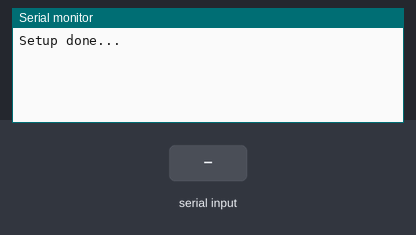
Simulated run of this program. Board: ESP32. On the bench: the last lines printed to the serial monitor. The test bench sets the inputs (shaded band).

Above: at 1.7 s.
1.8 s: "1" received over Serial
At 3.0 s:
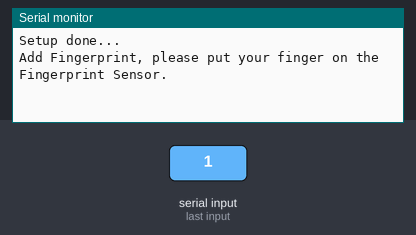
3.3 s: "1" received over the second serial link
At 4.0 s:
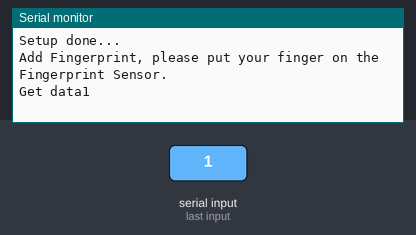
4.8 s: "0" received over the second serial link
At 6.0 s:
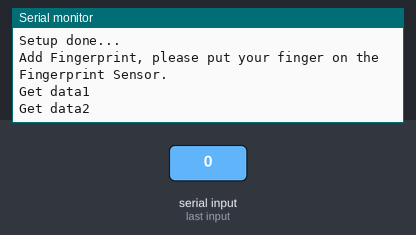
6.3 s: "2" received over the second serial link
At 7.5 s:
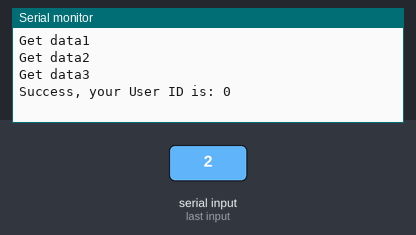
7.9 s: "2" received over Serial
At 9.0 s:
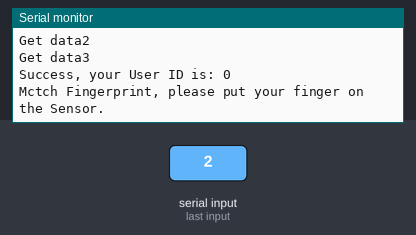
9.9 s: "1" received over the second serial link
At 11.4 s:
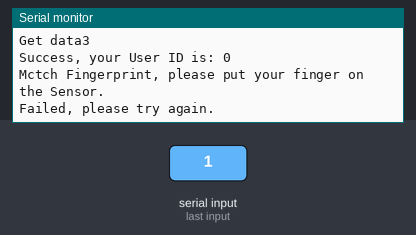

The program:

main.cpp
```cpp
#include <Arduino.h>

#include "fpc1020a.h"

HardwareSerial hwSerial(2);
FPC1020 fp(&hwSerial);

extern unsigned char l_ucFPID;
extern unsigned char rBuf[192];

void setup()
{
    Serial.begin(115200);

    delay(500);

    Serial.println("Setup done...");
}

void loop()
{
    if (Serial.available() > 0)
    {
        int mode = Serial.read() - 0x30;

        if (mode == 1)
        {
            Serial.println("Add Fingerprint, please put your finger on the Fingerprint Sensor.");

            unsigned char rtf = fp.Enroll(0);

            if (rtf == TRUE)
            {
                Serial.print("Success, your User ID is: ");
                Serial.println(0, DEC);
            }
            else if (rtf == FALSE)
            {
                Serial.println("Failed, please try again.");
            }
            else if (rtf == ACK_USER_OCCUPIED)
            {
                Serial.println("Failed, this User ID already exsits.");
            }
            else if (rtf == ACK_USER_EXIST)
            {
                Serial.println("Failed, this fingerprint already exsits.");
            }
            delay(2000);
        }

        if (mode == 2)
        {
            Serial.println("Mctch Fingerprint, please put your finger on the Sensor.");

            if (fp.Search())
            {
                Serial.print("Success, your User ID is: ");
                Serial.println(l_ucFPID, DEC);
            }
            else
            {
                Serial.println("Failed, please try again.");
            }
            delay(1000);
        }
    }
}
```

Measured:
- after the input at 1.8 s, the serial monitor: prints a new line at once (image 1)
- after the input at 3.3 s, the serial monitor: prints a new line at once (image 2)
- after the input at 4.8 s, the serial monitor: prints a new line at once (image 3)
- after the input at 6.3 s, the serial monitor: prints a new line at once (image 4)
- after the input at 7.9 s, the serial monitor: prints a new line after 0.52 s (image 5)
- after the input at 9.9 s, the serial monitor: prints a new line at once (image 6)
